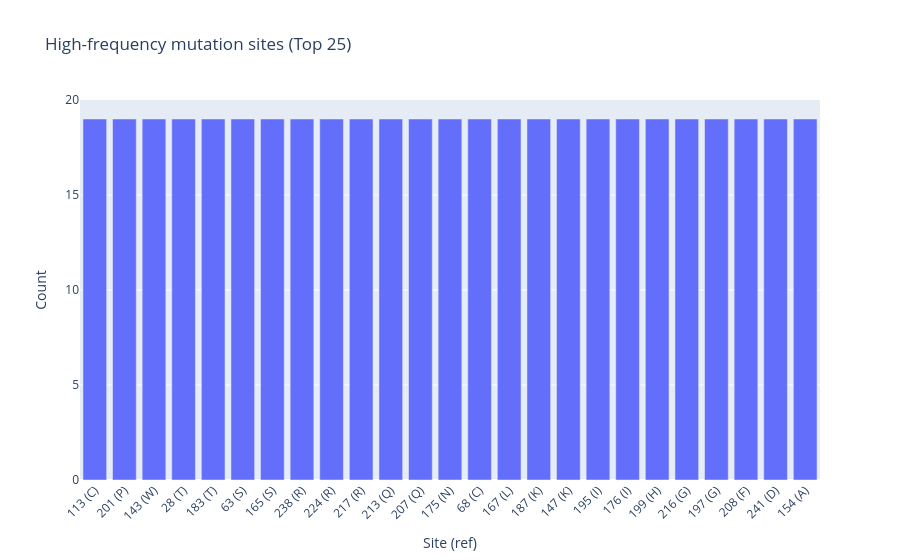
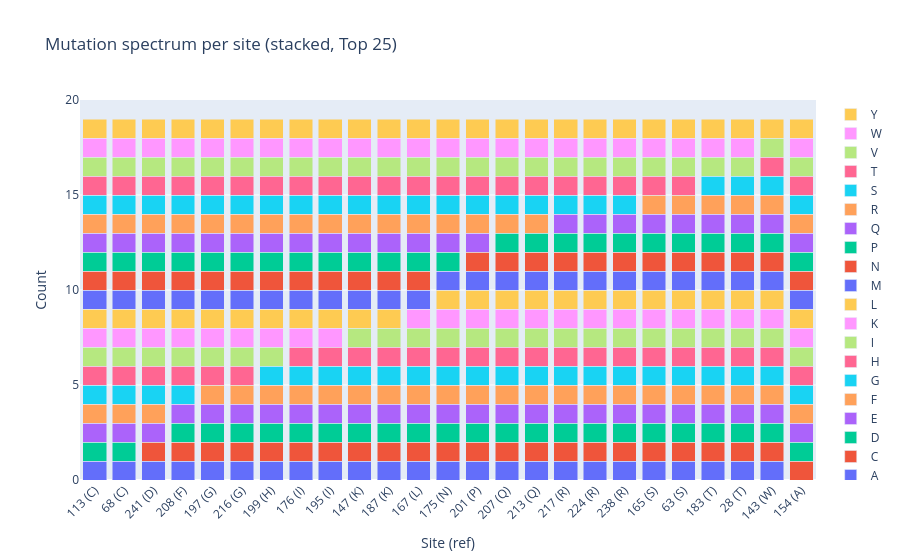
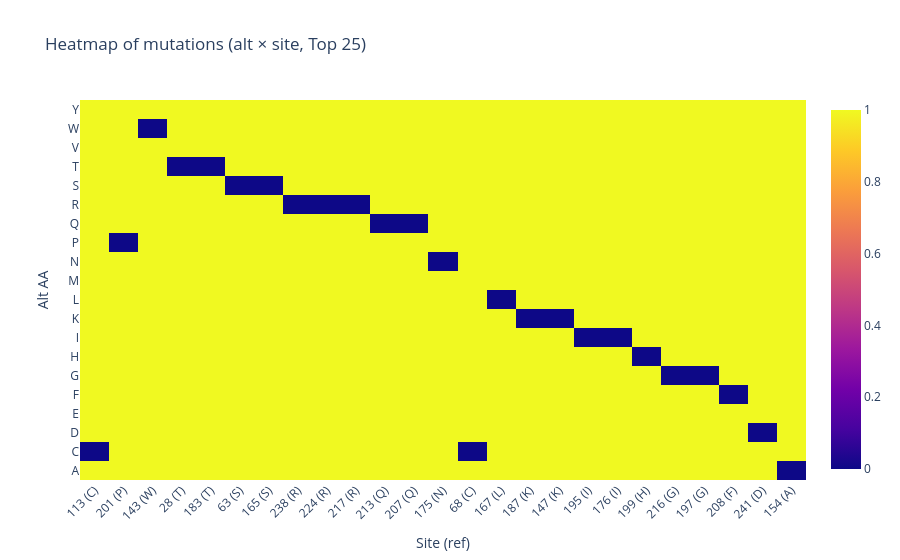

The code cell stored with these charts, in order, in its notebook:
### Code cell
import pandas as pd
import numpy as np
import plotly.express as px
import plotly.graph_objects as go

# rows_outliers: summarize_sites(...) 的返回值
top_k = 25
rows = rows_outliers[:top_k]

# -------------------------
# 1) 高频位点：频次柱状图
# -------------------------
df_site = pd.DataFrame({
    "pos": [r[1] for r in rows],
    "ref": [r[2] for r in rows],
    "n":   [r[0] for r in rows],
})
df_site["label"] = df_site["pos"].astype(str) + " (" + df_site["ref"] + ")"
df_site = df_site.sort_values("n", ascending=False)

fig1 = px.bar(
    df_site,
    x="label", y="n",
    hover_data={"pos": True, "ref": True, "n": True},
    title=f"High-frequency mutation sites (Top {top_k})",
)
fig1.update_layout(
    xaxis_title="Site (ref)",
    yaxis_title="Count",
    xaxis_tickangle=-45,
)
fig1.show()

# -------------------------
# 2) 每个位点：有哪些突变（堆叠柱状图）
# -------------------------
records = []
for total, pos, ref, alt_ct in rows:
    for alt, cnt in alt_ct.items():
        records.append({"pos": pos, "ref": ref, "alt": alt, "count": cnt})

df_alt = pd.DataFrame(records)
df_alt["label"] = df_alt["pos"].astype(str) + " (" + df_alt["ref"] + ")"

# 保持 x 轴顺序与 df_site 一致
order = df_site["label"].tolist()
df_alt["label"] = pd.Categorical(df_alt["label"], categories=order, ordered=True)

# 让 X（未知/终止）尽量排到最后（可按需改）
alts = sorted(df_alt["alt"].unique(), key=lambda a: (a == "X", a))

fig2 = go.Figure()
for a in alts:
    sub = df_alt[df_alt["alt"] == a]
    fig2.add_trace(go.Bar(x=sub["label"], y=sub["count"], name=a))

fig2.update_layout(
    barmode="stack",
    title=f"Mutation spectrum per site (stacked, Top {top_k})",
    xaxis_title="Site (ref)",
    yaxis_title="Count",
    xaxis_tickangle=-45,
)
fig2.show()

# -------------------------
# 3) 位点 × 突变氨基酸：热图（更适合看“有哪些突变”）
# -------------------------
pivot = df_alt.pivot_table(index="alt", columns="label", values="count", aggfunc="sum", fill_value=0)

fig3 = go.Figure(data=go.Heatmap(
    z=pivot.values,
    x=pivot.columns,
    y=pivot.index,
))
fig3.update_layout(
    title=f"Heatmap of mutations (alt × site, Top {top_k})",
    xaxis_title="Site (ref)",
    yaxis_title="Alt AA",
    xaxis_tickangle=-45,
)
fig3.show()

### Figure 1 — Plotly figure (JSON) as saved in the notebook; plotly's stock layout.template omitted (floating-point values rounded to 4 significant figures)
{"data": [{"customdata": [[113, "C"], [201, "P"], [143, "W"], [28, "T"], [183, "T"], [63, "S"], [165, "S"], [238, "R"], [224, "R"], [217, "R"], [213, "Q"], [207, "Q"], [175, "N"], [68, "C"], [167, "L"], [187, "K"], [147, "K"], [195, "I"], [176, "I"], [199, "H"], [216, "G"], [197, "G"], [208, "F"], [241, "D"], [154, "A"]], "hovertemplate": "label=%{x}<br>n=%{y}<br>pos=%{customdata[0]}<br>ref=%{customdata[1]}<extra></extra>", "legendgroup": "", "marker": {"color": "#636efa", "pattern": {"shape": ""}}, "name": "", "orientation": "v", "showlegend": false, "textposition": "auto", "type": "bar", "x": ["113 (C)", "201 (P)", "143 (W)", "28 (T)", "183 (T)", "63 (S)", "165 (S)", "238 (R)", "224 (R)", "217 (R)", "213 (Q)", "207 (Q)", "175 (N)", "68 (C)", "167 (L)", "187 (K)", "147 (K)", "195 (I)", "176 (I)", "199 (H)", "216 (G)", "197 (G)", "208 (F)", "241 (D)", "154 (A)"], "xaxis": "x", "y": [19, 19, 19, 19, 19, 19, 19, 19, 19, 19, 19, 19, 19, 19, 19, 19, 19, 19, 19, 19, 19, 19, 19, 19, 19], "yaxis": "y"}], "layout": {"barmode": "relative", "legend": {"tracegroupgap": 0}, "title": {"text": "High-frequency mutation sites (Top 25)"}, "xaxis": {"anchor": "y", "domain": [0, 1], "tickangle": -45, "title": {"text": "Site (ref)"}}, "yaxis": {"anchor": "x", "domain": [0, 1], "title": {"text": "Count"}}}}

### Figure 2 — Plotly figure (JSON) as saved in the notebook; plotly's stock layout.template omitted (floating-point values rounded to 4 significant figures)
{"data": [{"name": "A", "type": "bar", "x": ["113 (C)", "68 (C)", "241 (D)", "208 (F)", "197 (G)", "216 (G)", "199 (H)", "176 (I)", "195 (I)", "147 (K)", "187 (K)", "167 (L)", "175 (N)", "201 (P)", "207 (Q)", "213 (Q)", "217 (R)", "224 (R)", "238 (R)", "165 (S)", "63 (S)", "183 (T)", "28 (T)", "143 (W)"], "y": [1, 1, 1, 1, 1, 1, 1, 1, 1, 1, 1, 1, 1, 1, 1, 1, 1, 1, 1, 1, 1, 1, 1, 1]}, {"name": "C", "type": "bar", "x": ["241 (D)", "208 (F)", "197 (G)", "216 (G)", "199 (H)", "176 (I)", "195 (I)", "147 (K)", "187 (K)", "167 (L)", "175 (N)", "201 (P)", "207 (Q)", "213 (Q)", "217 (R)", "224 (R)", "238 (R)", "165 (S)", "63 (S)", "183 (T)", "28 (T)", "143 (W)", "154 (A)"], "y": [1, 1, 1, 1, 1, 1, 1, 1, 1, 1, 1, 1, 1, 1, 1, 1, 1, 1, 1, 1, 1, 1, 1]}, {"name": "D", "type": "bar", "x": ["113 (C)", "68 (C)", "208 (F)", "197 (G)", "216 (G)", "199 (H)", "176 (I)", "195 (I)", "147 (K)", "187 (K)", "167 (L)", "175 (N)", "201 (P)", "207 (Q)", "213 (Q)", "217 (R)", "224 (R)", "238 (R)", "165 (S)", "63 (S)", "183 (T)", "28 (T)", "143 (W)", "154 (A)"], "y": [1, 1, 1, 1, 1, 1, 1, 1, 1, 1, 1, 1, 1, 1, 1, 1, 1, 1, 1, 1, 1, 1, 1, 1]}, {"name": "E", "type": "bar", "x": ["113 (C)", "68 (C)", "241 (D)", "208 (F)", "197 (G)", "216 (G)", "199 (H)", "176 (I)", "195 (I)", "147 (K)", "187 (K)", "167 (L)", "175 (N)", "201 (P)", "207 (Q)", "213 (Q)", "217 (R)", "224 (R)", "238 (R)", "165 (S)", "63 (S)", "183 (T)", "28 (T)", "143 (W)", "154 (A)"], "y": [1, 1, 1, 1, 1, 1, 1, 1, 1, 1, 1, 1, 1, 1, 1, 1, 1, 1, 1, 1, 1, 1, 1, 1, 1]}, {"name": "F", "type": "bar", "x": ["113 (C)", "68 (C)", "241 (D)", "197 (G)", "216 (G)", "199 (H)", "176 (I)", "195 (I)", "147 (K)", "187 (K)", "167 (L)", "175 (N)", "201 (P)", "207 (Q)", "213 (Q)", "217 (R)", "224 (R)", "238 (R)", "165 (S)", "63 (S)", "183 (T)", "28 (T)", "143 (W)", "154 (A)"], "y": [1, 1, 1, 1, 1, 1, 1, 1, 1, 1, 1, 1, 1, 1, 1, 1, 1, 1, 1, 1, 1, 1, 1, 1]}, {"name": "G", "type": "bar", "x": ["113 (C)", "68 (C)", "241 (D)", "208 (F)", "199 (H)", "176 (I)", "195 (I)", "147 (K)", "187 (K)", "167 (L)", "175 (N)", "201 (P)", "207 (Q)", "213 (Q)", "217 (R)", "224 (R)", "238 (R)", "165 (S)", "63 (S)", "183 (T)", "28 (T)", "143 (W)", "154 (A)"], "y": [1, 1, 1, 1, 1, 1, 1, 1, 1, 1, 1, 1, 1, 1, 1, 1, 1, 1, 1, 1, 1, 1, 1]}, {"name": "H", "type": "bar", "x": ["113 (C)", "68 (C)", "241 (D)", "208 (F)", "197 (G)", "216 (G)", "176 (I)", "195 (I)", "147 (K)", "187 (K)", "167 (L)", "175 (N)", "201 (P)", "207 (Q)", "213 (Q)", "217 (R)", "224 (R)", "238 (R)", "165 (S)", "63 (S)", "183 (T)", "28 (T)", "143 (W)", "154 (A)"], "y": [1, 1, 1, 1, 1, 1, 1, 1, 1, 1, 1, 1, 1, 1, 1, 1, 1, 1, 1, 1, 1, 1, 1, 1]}, {"name": "I", "type": "bar", "x": ["113 (C)", "68 (C)", "241 (D)", "208 (F)", "197 (G)", "216 (G)", "199 (H)", "147 (K)", "187 (K)", "167 (L)", "175 (N)", "201 (P)", "207 (Q)", "213 (Q)", "217 (R)", "224 (R)", "238 (R)", "165 (S)", "63 (S)", "183 (T)", "28 (T)", "143 (W)", "154 (A)"], "y": [1, 1, 1, 1, 1, 1, 1, 1, 1, 1, 1, 1, 1, 1, 1, 1, 1, 1, 1, 1, 1, 1, 1]}, {"name": "K", "type": "bar", "x": ["113 (C)", "68 (C)", "241 (D)", "208 (F)", "197 (G)", "216 (G)", "199 (H)", "176 (I)", "195 (I)", "167 (L)", "175 (N)", "201 (P)", "207 (Q)", "213 (Q)", "217 (R)", "224 (R)", "238 (R)", "165 (S)", "63 (S)", "183 (T)", "28 (T)", "143 (W)", "154 (A)"], "y": [1, 1, 1, 1, 1, 1, 1, 1, 1, 1, 1, 1, 1, 1, 1, 1, 1, 1, 1, 1, 1, 1, 1]}, {"name": "L", "type": "bar", "x": ["113 (C)", "68 (C)", "241 (D)", "208 (F)", "197 (G)", "216 (G)", "199 (H)", "176 (I)", "195 (I)", "147 (K)", "187 (K)", "175 (N)", "201 (P)", "207 (Q)", "213 (Q)", "217 (R)", "224 (R)", "238 (R)", "165 (S)", "63 (S)", "183 (T)", "28 (T)", "143 (W)", "154 (A)"], "y": [1, 1, 1, 1, 1, 1, 1, 1, 1, 1, 1, 1, 1, 1, 1, 1, 1, 1, 1, 1, 1, 1, 1, 1]}, {"name": "M", "type": "bar", "x": ["113 (C)", "68 (C)", "241 (D)", "208 (F)", "197 (G)", "216 (G)", "199 (H)", "176 (I)", "195 (I)", "147 (K)", "187 (K)", "167 (L)", "175 (N)", "201 (P)", "207 (Q)", "213 (Q)", "217 (R)", "224 (R)", "238 (R)", "165 (S)", "63 (S)", "183 (T)", "28 (T)", "143 (W)", "154 (A)"], "y": [1, 1, 1, 1, 1, 1, 1, 1, 1, 1, 1, 1, 1, 1, 1, 1, 1, 1, 1, 1, 1, 1, 1, 1, 1]}, {"name": "N", "type": "bar", "x": ["113 (C)", "68 (C)", "241 (D)", "208 (F)", "197 (G)", "216 (G)", "199 (H)", "176 (I)", "195 (I)", "147 (K)", "187 (K)", "167 (L)", "201 (P)", "207 (Q)", "213 (Q)", "217 (R)", "224 (R)", "238 (R)", "165 (S)", "63 (S)", "183 (T)", "28 (T)", "143 (W)", "154 (A)"], "y": [1, 1, 1, 1, 1, 1, 1, 1, 1, 1, 1, 1, 1, 1, 1, 1, 1, 1, 1, 1, 1, 1, 1, 1]}, {"name": "P", "type": "bar", "x": ["113 (C)", "68 (C)", "241 (D)", "208 (F)", "197 (G)", "216 (G)", "199 (H)", "176 (I)", "195 (I)", "147 (K)", "187 (K)", "167 (L)", "175 (N)", "207 (Q)", "213 (Q)", "217 (R)", "224 (R)", "238 (R)", "165 (S)", "63 (S)", "183 (T)", "28 (T)", "143 (W)", "154 (A)"], "y": [1, 1, 1, 1, 1, 1, 1, 1, 1, 1, 1, 1, 1, 1, 1, 1, 1, 1, 1, 1, 1, 1, 1, 1]}, {"name": "Q", "type": "bar", "x": ["113 (C)", "68 (C)", "241 (D)", "208 (F)", "197 (G)", "216 (G)", "199 (H)", "176 (I)", "195 (I)", "147 (K)", "187 (K)", "167 (L)", "175 (N)", "201 (P)", "217 (R)", "224 (R)", "238 (R)", "165 (S)", "63 (S)", "183 (T)", "28 (T)", "143 (W)", "154 (A)"], "y": [1, 1, 1, 1, 1, 1, 1, 1, 1, 1, 1, 1, 1, 1, 1, 1, 1, 1, 1, 1, 1, 1, 1]}, {"name": "R", "type": "bar", "x": ["113 (C)", "68 (C)", "241 (D)", "208 (F)", "197 (G)", "216 (G)", "199 (H)", "176 (I)", "195 (I)", "147 (K)", "187 (K)", "167 (L)", "175 (N)", "201 (P)", "207 (Q)", "213 (Q)", "165 (S)", "63 (S)", "183 (T)", "28 (T)", "143 (W)", "154 (A)"], "y": [1, 1, 1, 1, 1, 1, 1, 1, 1, 1, 1, 1, 1, 1, 1, 1, 1, 1, 1, 1, 1, 1]}, {"name": "S", "type": "bar", "x": ["113 (C)", "68 (C)", "241 (D)", "208 (F)", "197 (G)", "216 (G)", "199 (H)", "176 (I)", "195 (I)", "147 (K)", "187 (K)", "167 (L)", "175 (N)", "201 (P)", "207 (Q)", "213 (Q)", "217 (R)", "224 (R)", "238 (R)", "183 (T)", "28 (T)", "143 (W)", "154 (A)"], "y": [1, 1, 1, 1, 1, 1, 1, 1, 1, 1, 1, 1, 1, 1, 1, 1, 1, 1, 1, 1, 1, 1, 1]}, {"name": "T", "type": "bar", "x": ["113 (C)", "68 (C)", "241 (D)", "208 (F)", "197 (G)", "216 (G)", "199 (H)", "176 (I)", "195 (I)", "147 (K)", "187 (K)", "167 (L)", "175 (N)", "201 (P)", "207 (Q)", "213 (Q)", "217 (R)", "224 (R)", "238 (R)", "165 (S)", "63 (S)", "143 (W)", "154 (A)"], "y": [1, 1, 1, 1, 1, 1, 1, 1, 1, 1, 1, 1, 1, 1, 1, 1, 1, 1, 1, 1, 1, 1, 1]}, {"name": "V", "type": "bar", "x": ["113 (C)", "68 (C)", "241 (D)", "208 (F)", "197 (G)", "216 (G)", "199 (H)", "176 (I)", "195 (I)", "147 (K)", "187 (K)", "167 (L)", "175 (N)", "201 (P)", "207 (Q)", "213 (Q)", "217 (R)", "224 (R)", "238 (R)", "165 (S)", "63 (S)", "183 (T)", "28 (T)", "143 (W)", "154 (A)"], "y": [1, 1, 1, 1, 1, 1, 1, 1, 1, 1, 1, 1, 1, 1, 1, 1, 1, 1, 1, 1, 1, 1, 1, 1, 1]}, {"name": "W", "type": "bar", "x": ["113 (C)", "68 (C)", "241 (D)", "208 (F)", "197 (G)", "216 (G)", "199 (H)", "176 (I)", "195 (I)", "147 (K)", "187 (K)", "167 (L)", "175 (N)", "201 (P)", "207 (Q)", "213 (Q)", "217 (R)", "224 (R)", "238 (R)", "165 (S)", "63 (S)", "183 (T)", "28 (T)", "154 (A)"], "y": [1, 1, 1, 1, 1, 1, 1, 1, 1, 1, 1, 1, 1, 1, 1, 1, 1, 1, 1, 1, 1, 1, 1, 1]}, {"name": "Y", "type": "bar", "x": ["113 (C)", "68 (C)", "241 (D)", "208 (F)", "197 (G)", "216 (G)", "199 (H)", "176 (I)", "195 (I)", "147 (K)", "187 (K)", "167 (L)", "175 (N)", "201 (P)", "207 (Q)", "213 (Q)", "217 (R)", "224 (R)", "238 (R)", "165 (S)", "63 (S)", "183 (T)", "28 (T)", "143 (W)", "154 (A)"], "y": [1, 1, 1, 1, 1, 1, 1, 1, 1, 1, 1, 1, 1, 1, 1, 1, 1, 1, 1, 1, 1, 1, 1, 1, 1]}], "layout": {"barmode": "stack", "title": {"text": "Mutation spectrum per site (stacked, Top 25)"}, "xaxis": {"tickangle": -45, "title": {"text": "Site (ref)"}}, "yaxis": {"title": {"text": "Count"}}}}

### Figure 3 — Plotly figure (JSON) as saved in the notebook; plotly's stock layout.template omitted (floating-point values rounded to 4 significant figures; data arrays with more than 128 entries replaced by an {"elided": "..."} marker saying what was removed)
{"data": [{"type": "heatmap", "x": ["113 (C)", "201 (P)", "143 (W)", "28 (T)", "183 (T)", "63 (S)", "165 (S)", "238 (R)", "224 (R)", "217 (R)", "213 (Q)", "207 (Q)", "175 (N)", "68 (C)", "167 (L)", "187 (K)", "147 (K)", "195 (I)", "176 (I)", "199 (H)", "216 (G)", "197 (G)", "208 (F)", "241 (D)", "154 (A)"], "y": ["A", "C", "D", "E", "F", "G", "H", "I", "K", "L", "M", "N", "P", "Q", "R", "S", "T", "V", "W", "Y"], "z": {"elided": "20x25 int values"}}], "layout": {"title": {"text": "Heatmap of mutations (alt × site, Top 25)"}, "xaxis": {"tickangle": -45, "title": {"text": "Site (ref)"}}, "yaxis": {"title": {"text": "Alt AA"}}}}
